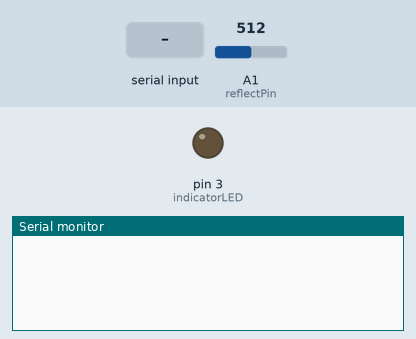
Recording of a sketch running on a simulated Arduino Uno, built with avr-gcc and run on an emulated ATmega328P. Shown: output pins drawn as LEDs (lit = HIGH), the last lines printed to the serial monitor. Inputs (shaded band) come from the test bench; at power-on: A1 (reflectPin) = 512.

Above: at 1.2 s.
1.3 s: "r\n" received over Serial
At 2.2 s:
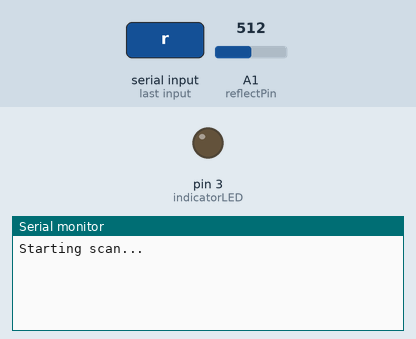
At 7.1 s:
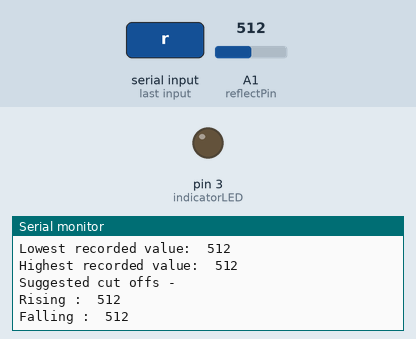

Measured:
- after the input at 1.3 s, the serial monitor: prints a new line at once (image 1)

The sketch:

scan.ino
```cpp
// Example of a function, scan(), that calibrates a reflectance sensor, ready to be used for line-following

// By Leo Jofeh 2016

const int reflectPin = A1;
const int indicatorLED = 3;

int sensorValue = 0;
int bestHigh = 0;
int bestLow = 1023;

void setup(){

  // Prepare to talk to the computer

  Serial.begin(9600);
  pinMode(indicatorLED, OUTPUT);

}

void loop(){

  // Listen for a command from the computer - the letter 'r'

  if(Serial.available()){
    char temp = Serial.read();
    if (temp == 'r'){
      Serial.println("Starting scan...");
      scan();
    }
  }
}

void scan(){

  // Take readings from the reflectance sensor over a period of 5 seconds.
  // Choose the highest and the lowest reflected value, and report them over Serial.
  // Suggest a cut-off point (with hysterisis) for the line-follower to use.

  for (int i = 0; i < 250; i++) { // do this 50 times

    sensorValue = analogRead(reflectPin);

    if (sensorValue > bestHigh) {
      bestHigh = sensorValue;
    }

    if (sensorValue < bestLow) {
      bestLow = sensorValue;
    }

    delay(20);
  }

  // Now we report the best values, and make a suggestion for cut-off.

  Serial.print("Lowest recorded value:\t");
  Serial.println(bestLow);
  Serial.print("Highest recorded value:\t");
  Serial.println(bestHigh);
  Serial.println("\n"); // give some space

  int difference = bestHigh - bestLow;

  int dropBelow = bestLow + round(0.3 * difference);
  int riseAbove = bestHigh - round(0.3 * difference);

  Serial.println("Suggested cut offs - ");
  Serial.print("Rising :\t");
  Serial.println(riseAbove);
  Serial.print("Falling :\t");
  Serial.println(dropBelow);

  Serial.println("\n"); // give some space


  // Finally reset these numbers

  sensorValue = 0;
  bestHigh = 0;
  bestLow = 1023;

  // And that's it. A real line-follower would then use this information to take a drive!

  // We will use it to make the LED on pin 13 display white or black

  use(riseAbove, dropBelow);

}

void use(int ra, int db){

  // This function uses the suggested cut-off values and lights up the LED accordingly, white is light, black is dark
  digitalWrite(indicatorLED, LOW);
  boolean on = false;

  for (int i = 0; i < 500; i++) { // do this 50 times

    sensorValue = analogRead(reflectPin);

    if ( !on && (sensorValue >= ra)) {
      digitalWrite(indicatorLED, HIGH);
      on = true;
    }

    if (on && (sensorValue <= db)) {
      digitalWrite(indicatorLED, LOW);
      on = false;
    }

    delay(20);
  }

  digitalWrite(indicatorLED, LOW);
}
```
